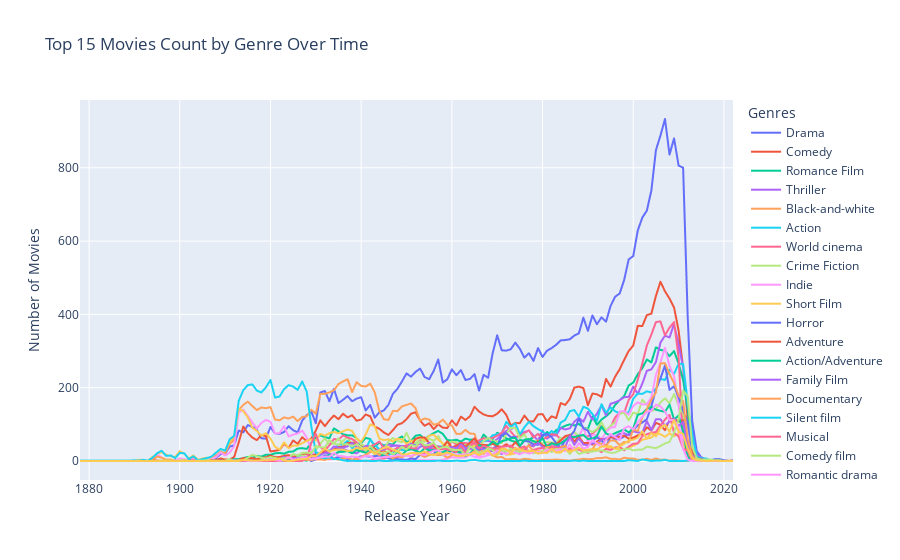

The notebook cell saved with this chart:
### Code cell
# Line plot
# Keeping only the year as we are looking at year distribution
movies['year'] = pd.to_datetime(movies['combined_release_date']).dt.year
# Explode the genres to have one genre per row to be able to count them
movies['movie_genres_final'] = movies['movie_genres_final'].apply(lambda x: x.split(', ') if isinstance(x, str) else x)
n_genre_per_year = movies.explode('movie_genres_final')
# Keep only the top 20 genres
genre_counts = n_genre_per_year['movie_genres_final'].value_counts()
best_genres = genre_counts.head(20).index.tolist()
n_genre_per_year = n_genre_per_year[n_genre_per_year['movie_genres_final'].isin(best_genres)]
# Ensure the order of the genres
n_genre_per_year['movie_genres_final'] = pd.Categorical(n_genre_per_year['movie_genres_final'],categories=best_genres, ordered=True)
# Count the number of movies per genre per year
n_genre_per_year = n_genre_per_year.groupby(['year', 'movie_genres_final']).size().reset_index(name='movie_count')
# Defining the Line Plot
fig = px.line(n_genre_per_year, x='year', y='movie_count', color='movie_genres_final',
              title='Top 15 Movies Count by Genre Over Time',
              labels={'year': 'Release Year', 'movie_count': 'Number of Movies', 'movie_genres_final': 'Genres'},
            #   height=420,
            #   width=720
              )

# Update layout to set white background
fig.update_layout(
    legend=dict(itemclick="toggleothers")  # Allow toggling of the genres in the legend
)

# Show the plot
fig.write_html('plots/movie_counts_by_genre.html', full_html=True, default_width='730px', default_height='430px')
fig.show()

### Figure 1 — Plotly figure (JSON) as saved in the notebook; plotly's stock layout.template omitted (floating-point values rounded to 4 significant figures; data arrays with more than 128 entries replaced by an {"elided": "..."} marker saying what was removed)
{"data": [{"hovertemplate": "Genres=Drama<br>Release Year=%{x}<br>Number of Movies=%{y}<extra></extra>", "legendgroup": "Drama", "line": {"color": "#636efa", "dash": "solid"}, "marker": {"symbol": "circle"}, "mode": "lines", "name": "Drama", "showlegend": true, "type": "scattergl", "x": {"elided": "136 int values"}, "xaxis": "x", "y": {"elided": "136 int values"}, "yaxis": "y"}, {"hovertemplate": "Genres=Comedy<br>Release Year=%{x}<br>Number of Movies=%{y}<extra></extra>", "legendgroup": "Comedy", "line": {"color": "#EF553B", "dash": "solid"}, "marker": {"symbol": "circle"}, "mode": "lines", "name": "Comedy", "showlegend": true, "type": "scattergl", "x": {"elided": "136 int values"}, "xaxis": "x", "y": {"elided": "136 int values"}, "yaxis": "y"}, {"hovertemplate": "Genres=Romance Film<br>Release Year=%{x}<br>Number of Movies=%{y}<extra></extra>", "legendgroup": "Romance Film", "line": {"color": "#00cc96", "dash": "solid"}, "marker": {"symbol": "circle"}, "mode": "lines", "name": "Romance Film", "showlegend": true, "type": "scattergl", "x": {"elided": "136 int values"}, "xaxis": "x", "y": {"elided": "136 int values"}, "yaxis": "y"}, {"hovertemplate": "Genres=Thriller<br>Release Year=%{x}<br>Number of Movies=%{y}<extra></extra>", "legendgroup": "Thriller", "line": {"color": "#ab63fa", "dash": "solid"}, "marker": {"symbol": "circle"}, "mode": "lines", "name": "Thriller", "showlegend": true, "type": "scattergl", "x": {"elided": "136 int values"}, "xaxis": "x", "y": {"elided": "136 int values"}, "yaxis": "y"}, {"hovertemplate": "Genres=Black-and-white<br>Release Year=%{x}<br>Number of Movies=%{y}<extra></extra>", "legendgroup": "Black-and-white", "line": {"color": "#FFA15A", "dash": "solid"}, "marker": {"symbol": "circle"}, "mode": "lines", "name": "Black-and-white", "showlegend": true, "type": "scattergl", "x": {"elided": "136 int values"}, "xaxis": "x", "y": {"elided": "136 int values"}, "yaxis": "y"}, {"hovertemplate": "Genres=Action<br>Release Year=%{x}<br>Number of Movies=%{y}<extra></extra>", "legendgroup": "Action", "line": {"color": "#19d3f3", "dash": "solid"}, "marker": {"symbol": "circle"}, "mode": "lines", "name": "Action", "showlegend": true, "type": "scattergl", "x": {"elided": "136 int values"}, "xaxis": "x", "y": {"elided": "136 int values"}, "yaxis": "y"}, {"hovertemplate": "Genres=World cinema<br>Release Year=%{x}<br>Number of Movies=%{y}<extra></extra>", "legendgroup": "World cinema", "line": {"color": "#FF6692", "dash": "solid"}, "marker": {"symbol": "circle"}, "mode": "lines", "name": "World cinema", "showlegend": true, "type": "scattergl", "x": {"elided": "136 int values"}, "xaxis": "x", "y": {"elided": "136 int values"}, "yaxis": "y"}, {"hovertemplate": "Genres=Crime Fiction<br>Release Year=%{x}<br>Number of Movies=%{y}<extra></extra>", "legendgroup": "Crime Fiction", "line": {"color": "#B6E880", "dash": "solid"}, "marker": {"symbol": "circle"}, "mode": "lines", "name": "Crime Fiction", "showlegend": true, "type": "scattergl", "x": {"elided": "136 int values"}, "xaxis": "x", "y": {"elided": "136 int values"}, "yaxis": "y"}, {"hovertemplate": "Genres=Indie<br>Release Year=%{x}<br>Number of Movies=%{y}<extra></extra>", "legendgroup": "Indie", "line": {"color": "#FF97FF", "dash": "solid"}, "marker": {"symbol": "circle"}, "mode": "lines", "name": "Indie", "showlegend": true, "type": "scattergl", "x": {"elided": "136 int values"}, "xaxis": "x", "y": {"elided": "136 int values"}, "yaxis": "y"}, {"hovertemplate": "Genres=Short Film<br>Release Year=%{x}<br>Number of Movies=%{y}<extra></extra>", "legendgroup": "Short Film", "line": {"color": "#FECB52", "dash": "solid"}, "marker": {"symbol": "circle"}, "mode": "lines", "name": "Short Film", "showlegend": true, "type": "scattergl", "x": {"elided": "136 int values"}, "xaxis": "x", "y": {"elided": "136 int values"}, "yaxis": "y"}, {"hovertemplate": "Genres=Horror<br>Release Year=%{x}<br>Number of Movies=%{y}<extra></extra>", "legendgroup": "Horror", "line": {"color": "#636efa", "dash": "solid"}, "marker": {"symbol": "circle"}, "mode": "lines", "name": "Horror", "showlegend": true, "type": "scattergl", "x": {"elided": "136 int values"}, "xaxis": "x", "y": {"elided": "136 int values"}, "yaxis": "y"}, {"hovertemplate": "Genres=Adventure<br>Release Year=%{x}<br>Number of Movies=%{y}<extra></extra>", "legendgroup": "Adventure", "line": {"color": "#EF553B", "dash": "solid"}, "marker": {"symbol": "circle"}, "mode": "lines", "name": "Adventure", "showlegend": true, "type": "scattergl", "x": {"elided": "136 int values"}, "xaxis": "x", "y": {"elided": "136 int values"}, "yaxis": "y"}, {"hovertemplate": "Genres=Action/Adventure<br>Release Year=%{x}<br>Number of Movies=%{y}<extra></extra>", "legendgroup": "Action/Adventure", "line": {"color": "#00cc96", "dash": "solid"}, "marker": {"symbol": "circle"}, "mode": "lines", "name": "Action/Adventure", "showlegend": true, "type": "scattergl", "x": {"elided": "136 int values"}, "xaxis": "x", "y": {"elided": "136 int values"}, "yaxis": "y"}, {"hovertemplate": "Genres=Family Film<br>Release Year=%{x}<br>Number of Movies=%{y}<extra></extra>", "legendgroup": "Family Film", "line": {"color": "#ab63fa", "dash": "solid"}, "marker": {"symbol": "circle"}, "mode": "lines", "name": "Family Film", "showlegend": true, "type": "scattergl", "x": {"elided": "136 int values"}, "xaxis": "x", "y": {"elided": "136 int values"}, "yaxis": "y"}, {"hovertemplate": "Genres=Documentary<br>Release Year=%{x}<br>Number of Movies=%{y}<extra></extra>", "legendgroup": "Documentary", "line": {"color": "#FFA15A", "dash": "solid"}, "marker": {"symbol": "circle"}, "mode": "lines", "name": "Documentary", "showlegend": true, "type": "scattergl", "x": {"elided": "136 int values"}, "xaxis": "x", "y": {"elided": "136 int values"}, "yaxis": "y"}, {"hovertemplate": "Genres=Silent film<br>Release Year=%{x}<br>Number of Movies=%{y}<extra></extra>", "legendgroup": "Silent film", "line": {"color": "#19d3f3", "dash": "solid"}, "marker": {"symbol": "circle"}, "mode": "lines", "name": "Silent film", "showlegend": true, "type": "scattergl", "x": {"elided": "136 int values"}, "xaxis": "x", "y": {"elided": "136 int values"}, "yaxis": "y"}, {"hovertemplate": "Genres=Musical<br>Release Year=%{x}<br>Number of Movies=%{y}<extra></extra>", "legendgroup": "Musical", "line": {"color": "#FF6692", "dash": "solid"}, "marker": {"symbol": "circle"}, "mode": "lines", "name": "Musical", "showlegend": true, "type": "scattergl", "x": {"elided": "136 int values"}, "xaxis": "x", "y": {"elided": "136 int values"}, "yaxis": "y"}, {"hovertemplate": "Genres=Comedy film<br>Release Year=%{x}<br>Number of Movies=%{y}<extra></extra>", "legendgroup": "Comedy film", "line": {"color": "#B6E880", "dash": "solid"}, "marker": {"symbol": "circle"}, "mode": "lines", "name": "Comedy film", "showlegend": true, "type": "scattergl", "x": {"elided": "136 int values"}, "xaxis": "x", "y": {"elided": "136 int values"}, "yaxis": "y"}, {"hovertemplate": "Genres=Romantic drama<br>Release Year=%{x}<br>Number of Movies=%{y}<extra></extra>", "legendgroup": "Romantic drama", "line": {"color": "#FF97FF", "dash": "solid"}, "marker": {"symbol": "circle"}, "mode": "lines", "name": "Romantic drama", "showlegend": true, "type": "scattergl", "x": {"elided": "136 int values"}, "xaxis": "x", "y": {"elided": "136 int values"}, "yaxis": "y"}, {"hovertemplate": "Genres=Mystery<br>Release Year=%{x}<br>Number of Movies=%{y}<extra></extra>", "legendgroup": "Mystery", "line": {"color": "#FECB52", "dash": "solid"}, "marker": {"symbol": "circle"}, "mode": "lines", "name": "Mystery", "showlegend": true, "type": "scattergl", "x": {"elided": "136 int values"}, "xaxis": "x", "y": {"elided": "136 int values"}, "yaxis": "y"}], "layout": {"legend": {"itemclick": "toggleothers", "title": {"text": "Genres"}, "tracegroupgap": 0}, "title": {"text": "Top 15 Movies Count by Genre Over Time"}, "xaxis": {"anchor": "y", "domain": [0, 1], "title": {"text": "Release Year"}}, "yaxis": {"anchor": "x", "domain": [0, 1], "title": {"text": "Number of Movies"}}}}
